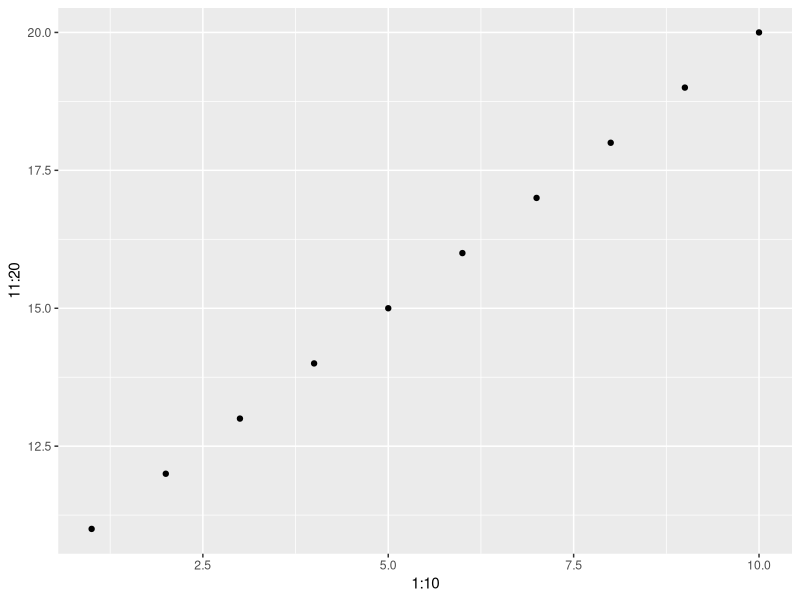

This figure's R source:
## ---- chunk 1
knitr::opts_chunk$set(echo = TRUE)
## ---- chunk 2
summary(cars)
## ---- chunk 3
library(tidyverse)
ggplot(data=NULL, aes(1:10, 11:20)) +
  geom_point()
